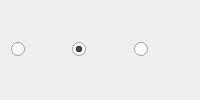
             <widget class="QFrame" name="frame_36">
              <property name="minimumSize">
               <size>
                <width>150</width>
                <height>37</height>
               </size>
              </property>
              <property name="frameShape">
               <enum>QFrame::NoFrame</enum>
              </property>
              <property name="frameShadow">
               <enum>QFrame::Raised</enum>
              </property>
              <layout class="QGridLayout" name="gridLayout_53">
               <item row="0" column="0">
                <layout class="QHBoxLayout" name="horizontalLayout_79">
                 <item>
                  <widget class="QRadioButton" name="no_length">
                   <property name="text">
                    <string/>
                   </property>
                   <property name="checked">
                    <bool>false</bool>
                   </property>
                  </widget>
                 </item>
                 <item>
                  <widget class="QRadioButton" name="change_length">
                   <property name="text">
                    <string/>
                   </property>
                   <property name="checked">
                    <bool>true</bool>
                   </property>
                  </widget>
                 </item>
                 <item>
                  <widget class="QRadioButton" name="calibrate_length">
                   <property name="maximumSize">
                    <size>
                     <width>16777215</width>
                     <height>37</height>
                    </size>
                   </property>
                   <property name="text">
                    <string/>
                   </property>
                  </widget>
                 </item>
                </layout>
               </item>
              </layout>
             </widget>
